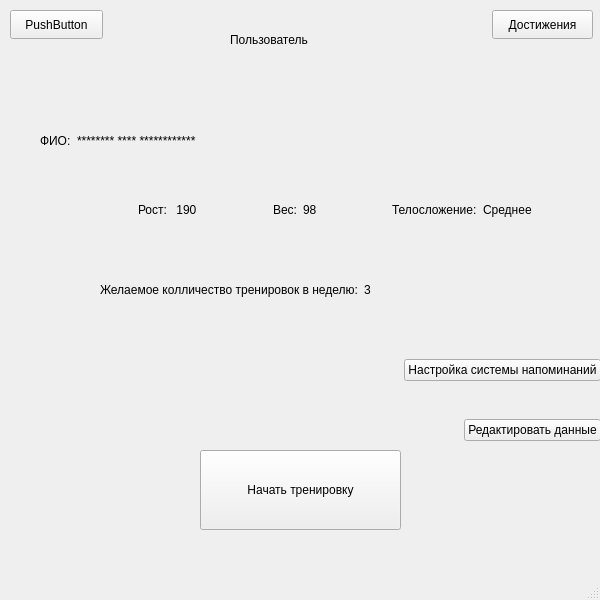
<?xml version="1.0" encoding="UTF-8"?>
<ui version="4.0">
 <class>polzovatel</class>
 <widget class="QMainWindow" name="polzovatel">
  <property name="geometry">
   <rect>
    <x>0</x>
    <y>0</y>
    <width>600</width>
    <height>600</height>
   </rect>
  </property>
  <property name="windowTitle">
   <string>MainWindow</string>
  </property>
  <widget class="QWidget" name="centralwidget">
   <property name="autoFillBackground">
    <bool>true</bool>
   </property>
   <widget class="QLabel" name="label">
    <property name="geometry">
     <rect>
      <x>230</x>
      <y>30</y>
      <width>101</width>
      <height>20</height>
     </rect>
    </property>
    <property name="text">
     <string>Пользователь</string>
    </property>
   </widget>
   <widget class="QWidget" name="gridLayoutWidget">
    <property name="geometry">
     <rect>
      <x>40</x>
      <y>110</y>
      <width>511</width>
      <height>61</height>
     </rect>
    </property>
    <layout class="QGridLayout" name="gridLayout">
     <item row="0" column="1">
      <widget class="QLabel" name="FIO">
       <property name="sizePolicy">
        <sizepolicy hsizetype="Expanding" vsizetype="Preferred">
         <horstretch>0</horstretch>
         <verstretch>0</verstretch>
        </sizepolicy>
       </property>
       <property name="text">
        <string>******** **** ************</string>
       </property>
      </widget>
     </item>
     <item row="0" column="0">
      <widget class="QLabel" name="label_2">
       <property name="text">
        <string>ФИО:</string>
       </property>
      </widget>
     </item>
    </layout>
   </widget>
   <widget class="QWidget" name="horizontalLayoutWidget_3">
    <property name="geometry">
     <rect>
      <x>100</x>
      <y>250</y>
      <width>395</width>
      <height>80</height>
     </rect>
    </property>
    <layout class="QHBoxLayout" name="horizontalLayout_3">
     <item>
      <widget class="QLabel" name="label_9">
       <property name="sizePolicy">
        <sizepolicy hsizetype="Expanding" vsizetype="Preferred">
         <horstretch>0</horstretch>
         <verstretch>0</verstretch>
        </sizepolicy>
       </property>
       <property name="text">
        <string>Желаемое колличество тренировок в неделю:</string>
       </property>
      </widget>
     </item>
     <item>
      <widget class="QLabel" name="kollich">
       <property name="sizePolicy">
        <sizepolicy hsizetype="Expanding" vsizetype="Maximum">
         <horstretch>0</horstretch>
         <verstretch>0</verstretch>
        </sizepolicy>
       </property>
       <property name="text">
        <string>3</string>
       </property>
      </widget>
     </item>
    </layout>
   </widget>
   <widget class="QWidget" name="horizontalLayoutWidget_2">
    <property name="geometry">
     <rect>
      <x>0</x>
      <y>170</y>
      <width>601</width>
      <height>80</height>
     </rect>
    </property>
    <layout class="QHBoxLayout" name="horizontalLayout_2">
     <item>
      <spacer name="horizontalSpacer_2">
       <property name="orientation">
        <enum>Qt::Horizontal</enum>
       </property>
       <property name="sizeHint" stdset="0">
        <size>
         <width>40</width>
         <height>20</height>
        </size>
       </property>
      </spacer>
     </item>
     <item>
      <spacer name="horizontalSpacer_3">
       <property name="orientation">
        <enum>Qt::Horizontal</enum>
       </property>
       <property name="sizeHint" stdset="0">
        <size>
         <width>40</width>
         <height>20</height>
        </size>
       </property>
      </spacer>
     </item>
     <item>
      <widget class="QLabel" name="label_8">
       <property name="text">
        <string>Рост:</string>
       </property>
      </widget>
     </item>
     <item>
      <widget class="QLabel" name="rost">
       <property name="text">
        <string> 190</string>
       </property>
      </widget>
     </item>
     <item>
      <spacer name="horizontalSpacer_11">
       <property name="orientation">
        <enum>Qt::Horizontal</enum>
       </property>
       <property name="sizeHint" stdset="0">
        <size>
         <width>40</width>
         <height>20</height>
        </size>
       </property>
      </spacer>
     </item>
     <item>
      <widget class="QLabel" name="label_7">
       <property name="text">
        <string>Вес:</string>
       </property>
      </widget>
     </item>
     <item>
      <widget class="QLabel" name="massa">
       <property name="text">
        <string>98</string>
       </property>
      </widget>
     </item>
     <item>
      <spacer name="horizontalSpacer_12">
       <property name="orientation">
        <enum>Qt::Horizontal</enum>
       </property>
       <property name="sizeHint" stdset="0">
        <size>
         <width>40</width>
         <height>20</height>
        </size>
       </property>
      </spacer>
     </item>
     <item>
      <widget class="QLabel" name="label_6">
       <property name="text">
        <string>Телосложение:</string>
       </property>
      </widget>
     </item>
     <item>
      <widget class="QLabel" name="body">
       <property name="text">
        <string>Среднее</string>
       </property>
      </widget>
     </item>
     <item>
      <spacer name="horizontalSpacer">
       <property name="orientation">
        <enum>Qt::Horizontal</enum>
       </property>
       <property name="sizeHint" stdset="0">
        <size>
         <width>40</width>
         <height>20</height>
        </size>
       </property>
      </spacer>
     </item>
    </layout>
   </widget>
   <widget class="QWidget" name="horizontalLayoutWidget_4">
    <property name="geometry">
     <rect>
      <x>0</x>
      <y>450</y>
      <width>601</width>
      <height>80</height>
     </rect>
    </property>
    <layout class="QHBoxLayout" name="horizontalLayout_4">
     <item>
      <spacer name="horizontalSpacer_4">
       <property name="orientation">
        <enum>Qt::Horizontal</enum>
       </property>
       <property name="sizeHint" stdset="0">
        <size>
         <width>40</width>
         <height>20</height>
        </size>
       </property>
      </spacer>
     </item>
     <item>
      <widget class="QPushButton" name="pushButton_2">
       <property name="sizePolicy">
        <sizepolicy hsizetype="Expanding" vsizetype="Expanding">
         <horstretch>0</horstretch>
         <verstretch>0</verstretch>
        </sizepolicy>
       </property>
       <property name="text">
        <string>Начать тренировку</string>
       </property>
      </widget>
     </item>
     <item>
      <spacer name="horizontalSpacer_5">
       <property name="orientation">
        <enum>Qt::Horizontal</enum>
       </property>
       <property name="sizeHint" stdset="0">
        <size>
         <width>40</width>
         <height>20</height>
        </size>
       </property>
      </spacer>
     </item>
    </layout>
   </widget>
   <widget class="QPushButton" name="pushButton">
    <property name="geometry">
     <rect>
      <x>492</x>
      <y>10</y>
      <width>101</width>
      <height>29</height>
     </rect>
    </property>
    <property name="text">
     <string>Достижения</string>
    </property>
   </widget>
   <widget class="QWidget" name="horizontalLayoutWidget">
    <property name="geometry">
     <rect>
      <x>0</x>
      <y>330</y>
      <width>601</width>
      <height>80</height>
     </rect>
    </property>
    <layout class="QHBoxLayout" name="horizontalLayout">
     <item>
      <spacer name="horizontalSpacer_13">
       <property name="orientation">
        <enum>Qt::Horizontal</enum>
       </property>
       <property name="sizeHint" stdset="0">
        <size>
         <width>40</width>
         <height>20</height>
        </size>
       </property>
      </spacer>
     </item>
     <item>
      <widget class="QPushButton" name="pushButton_4">
       <property name="text">
        <string>Настройка системы напоминаний</string>
       </property>
      </widget>
     </item>
    </layout>
   </widget>
   <widget class="QWidget" name="horizontalLayoutWidget_5">
    <property name="geometry">
     <rect>
      <x>0</x>
      <y>410</y>
      <width>601</width>
      <height>41</height>
     </rect>
    </property>
    <layout class="QHBoxLayout" name="horizontalLayout_10">
     <item>
      <spacer name="horizontalSpacer_14">
       <property name="orientation">
        <enum>Qt::Horizontal</enum>
       </property>
       <property name="sizeHint" stdset="0">
        <size>
         <width>40</width>
         <height>20</height>
        </size>
       </property>
      </spacer>
     </item>
     <item>
      <widget class="QPushButton" name="pushButton_5">
       <property name="text">
        <string>Редактировать данные</string>
       </property>
      </widget>
     </item>
    </layout>
   </widget>
   <widget class="QPushButton" name="pushButton_6">
    <property name="geometry">
     <rect>
      <x>10</x>
      <y>10</y>
      <width>93</width>
      <height>29</height>
     </rect>
    </property>
    <property name="text">
     <string>PushButton</string>
    </property>
   </widget>
  </widget>
  <widget class="QMenuBar" name="menubar">
   <property name="geometry">
    <rect>
     <x>0</x>
     <y>0</y>
     <width>600</width>
     <height>26</height>
    </rect>
   </property>
  </widget>
  <widget class="QStatusBar" name="statusbar"/>
 </widget>
 <resources/>
 <connections/>
</ui>
